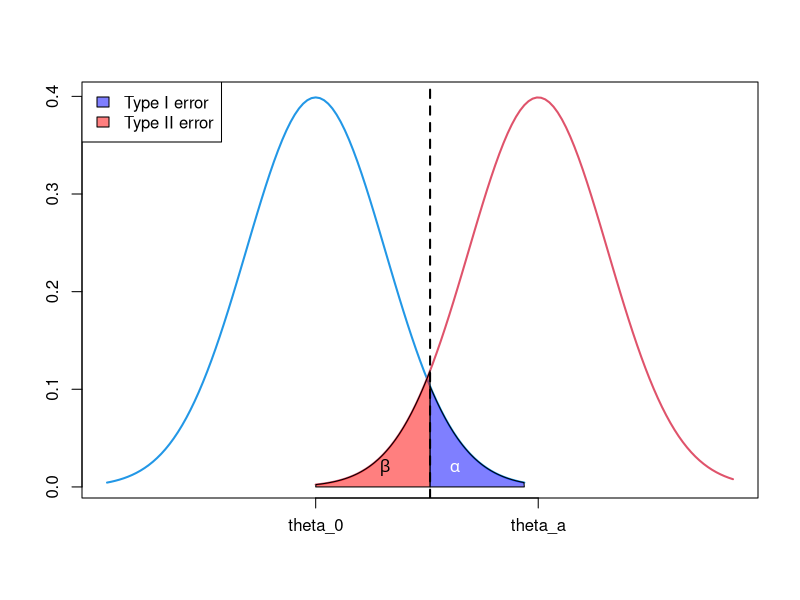

R code for this plot: (Note: this script raises an error after producing the figure.)
## ---- chunk 1
knitr::opts_chunk$set(echo = TRUE)
library(ggplot2)
## ---- chunk 2
curve(dnorm, from=-3, to=3, xlim=c(-3, 6), lwd=2, col=4, axes=FALSE, xlab=NA, ylab=NA)
curve(dnorm(x, mean=3.2), add=TRUE, col=2, lwd=2, from=0, to=6)
coord.x <- c(qnorm(0.95), seq(qnorm(0.95), 0, by=-0.01), 0)
coord.y <- c(0, dnorm(coord.x[-c(1, length(coord.x))], mean=3.2), 0) 
polygon(coord.x, coord.y, col=rgb(1, 0, 0, 0.5)) 
coord.x <- c(qnorm(0.95), seq(qnorm(0.95), 3, by=0.01), 3) 
coord.y <- c(0, dnorm(coord.x[-c(1, length(coord.x))]), 0) 
polygon(coord.x, coord.y, col=rgb(0, 0, 1, 0.5)) 
abline(v = qnorm(0.95), lty=2, lwd=2) 
text(1, 0.02, labels = expression(beta)) 
text(2, 0.02, labels = expression(alpha), col = "white") 
axis(1, at = c(0, 3.2), labels = c(expression(theta_0), expression(theta_a))) 
axis(2) 
box() 
legend("topleft", c("Type I error", "Type II error"), fill=c(rgb(0, 0, 1, 0.5), rgb(1, 0, 0, 0.5)))
## ---- chunk 3
ggplot(NULL, aes(x = c(-3, 6), y = c(0, 0.4))) +
  stat_function(fun = dnorm,
                args = list(mean = 0, sd = 1),
                lwd = 1,
                xlim = c(-3, 3),
                color = 'blue') +
  stat_function(fun = dnorm,
                xlim = c(qnorm(0.95), 3),
                geom = "area",
                alpha = 0.4,
                color = 'black',
                aes(fill = 'a')) + 
  stat_function(fun = dnorm,
                args = list(mean = 3.2, sd = 1),
                lwd = 1,
                xlim = c(0, 6),
                color = 'red') +
  stat_function(fun = dnorm,
                args = list(mean = 3.2, sd = 1),
                xlim = c(0, qnorm(0.95)), 
                geom = "area",
                alpha = 0.4,
                color = 'black',
                aes(fill = 'b')) +
  xlab("") +
  ylab("") +
  geom_vline(xintercept = qnorm(0.95),
             linetype = 'longdash',
             lwd = 0.7) +
  theme(panel.background = element_blank(),
        panel.border = element_rect(color = 'black',
                                    fill = NA),
        legend.title = element_blank(),
        legend.justification = c(0, 1),
        legend.position = c(0, 1),
        legend.box.margin = margin(c(1, 1, 1, 1)),
        legend.box.background = element_rect(color = 'black',
                                             fill = NA),
        legend.text = element_text(size = 14,
                                   margin = margin(l = 10)),
        axis.text.x = element_text(hjust = 0.5,
                                   size = 14,
                                   color = 'black',
                                   margin = margin(10, 0, 0, 0)),
        axis.text.y = element_text(angle = 90, 
                                   hjust = 0.5, 
                                   size = 14, 
                                   color = 'black',
                                   margin = margin(0, 10, 0, 0)),
        axis.ticks.length = unit(0.25, "cm")) +
  annotate("text", 
           x = 2,
           y = 0.02, 
           label = expression(alpha),
           color = 'white',
           size = 5) +
  annotate("text",
           x = 1,
           y = 0.02,
           label = expression(beta),
           color = 'black',
           size = 5) +
  scale_fill_manual(values = c("a" = "blue",
                                 "b"= "red"), 
                      label = c("Type I error",
                                "Type II error")) +
  scale_x_continuous(breaks = c(0, 3.2), 
                     labels = c("theta_0", "theta_a"))

## ---- chunk 4
is.prime <- function (num) {
  # Check if the input is numeric.
  if (is.numeric(num) == F) {
    stop("The input should be a numeric value.")
    } else {
      # Check if the input is integer.
      check.integer <- function (num) {
        !grepl("[^[:digit:]]", format(num, digits = 20, scientific = F))
      }
      if (check.integer(num) == F) {
        stop("The input should be a positive integer.")
        } 
      else {
        # Check if the input is greater than +1.
        if (num <= 1) {
          return(F)
        } else if (num <= 3) {
            return(T)
        } else if (num %% 2 == 0 | num %% 3 == 0) {
            return(F)
          } else {
            i <- 5
            while (i * i <= num) {
              if (num %% i == 0 | num %% (i + 2) == 0) {
                return(F)
                } 
              i <- i + 6
              } 
            return(T)
          }
      }
    }
}
## ---- chunk 5
is.prime("Oleksandr")
## ---- chunk 6
is.prime(123.123)
## ---- chunk 7
is.prime(-1)
## ---- chunk 8
for (i in 0:100) {
  if (is.prime(i) == T) {
    print(i)
  } else {
    print("No Prime")
  }
}
